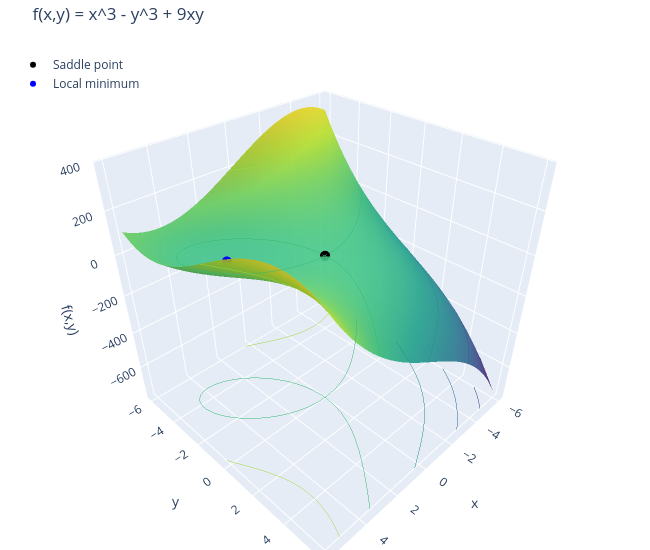
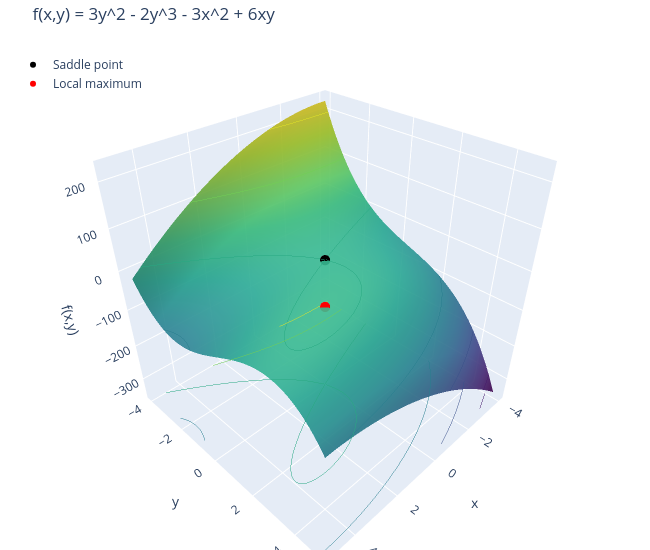
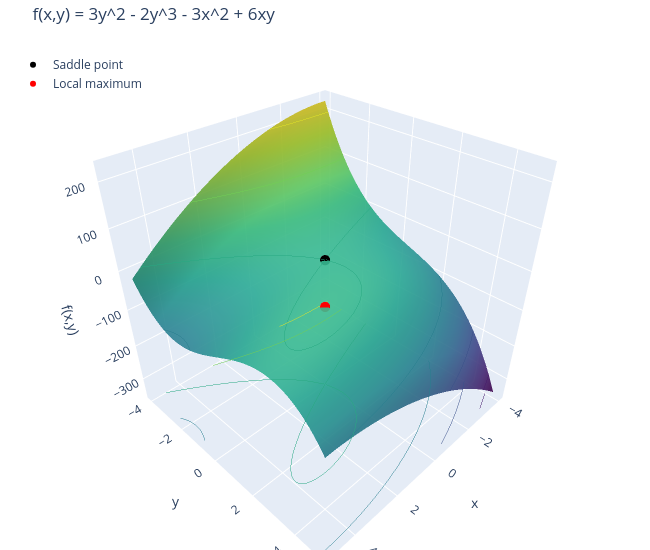

The cell these charts' notebook holds for them, in order:
### Markdown cell above
### Plot แบบหมุนได้ (interactive)

`matplotlib` แบบ static หมุนไม่ได้ในบางสภาพแวดล้อม (เช่น VS Code / Colab บาง cell) จึงเปลี่ยนมาใช้
`plotly` ซึ่งให้กราฟที่ **ลากเมาส์หมุนได้จริง** ในเอาต์พุตของ notebook โดยตรง (ไม่ต้องติดตั้งอะไรเพิ่มถ้ามี
`plotly` อยู่แล้ว — ถ้ายังไม่มีให้รัน `pip install plotly` ก่อน)

### Code cell
import plotly.graph_objects as go

def plot_surface_3d(f_expr, results, xr=(-5, 5), yr=(-5, 5), title=""):
    f_num = sp.lambdify((xs_, ys_), f_expr, 'numpy')
    X, Y = np.meshgrid(np.linspace(*xr, 60), np.linspace(*yr, 60))
    Z = f_num(X, Y)

    fig = go.Figure()

    # พื้นผิวหลัก
    fig.add_trace(go.Surface(
        x=X, y=Y, z=Z,
        colorscale="Viridis",
        opacity=0.9,
        showscale=False,
        contours={"z": {"show": True, "usecolormap": True, "project": {"z": True}}},
    ))

    # จุด critical points แต่ละประเภท ใช้สีต่างกัน
    colors = {"Local minimum": "blue", "Local maximum": "red", "Saddle point": "black"}
    seen_kinds = set()
    for r in results:
        px, py = float(r["point"][0]), float(r["point"][1])
        pz = float(f_num(px, py))
        kind = r["kind"]
        fig.add_trace(go.Scatter3d(
            x=[px], y=[py], z=[pz],
            mode="markers",
            marker={"size": 6, "color": colors.get(kind, "gray")},
            name=kind,
            showlegend=(kind not in seen_kinds),
        ))
        seen_kinds.add(kind)

    fig.update_layout(
        title=title,
        scene={"xaxis_title": "x", "yaxis_title": "y", "zaxis_title": "f(x,y)"},
        margin={"l": 0, "r": 0, "t": 40, "b": 0},
        legend={"x": 0.02, "y": 0.98},
        width=650, height=550,
    )
    fig.show()
    return fig

plot_surface_3d(f1, results1, xr=(-6, 6), yr=(-6, 6), title="f(x,y) = x^3 - y^3 + 9xy")
plot_surface_3d(f2, results2, xr=(-4, 5), yr=(-4, 5), title="f(x,y) = 3y^2 - 2y^3 - 3x^2 + 6xy")

### Figure 1 — Plotly figure (JSON) as saved in the notebook; plotly's stock layout.template omitted (floating-point values rounded to 4 significant figures; data arrays with more than 128 entries replaced by an {"elided": "..."} marker saying what was removed)
{"data": [{"colorscale": [[0, "#440154"], [0.1111, "#482878"], [0.2222, "#3e4989"], [0.3333, "#31688e"], [0.4444, "#26828e"], [0.5556, "#1f9e89"], [0.6667, "#35b779"], [0.7778, "#6ece58"], [0.8889, "#b5de2b"], [1, "#fde725"]], "contours": {"z": {"project": {"z": true}, "show": true, "usecolormap": true}}, "opacity": 0.9, "showscale": false, "type": "surface", "x": {"elided": "60x60 float values"}, "y": {"elided": "60x60 float values"}, "z": {"elided": "60x60 float values"}}, {"marker": {"color": "black", "size": 6}, "mode": "markers", "name": "Saddle point", "showlegend": true, "type": "scatter3d", "x": [0], "y": [0], "z": [0]}, {"marker": {"color": "blue", "size": 6}, "mode": "markers", "name": "Local minimum", "showlegend": true, "type": "scatter3d", "x": [3], "y": [-3], "z": [-27]}], "layout": {"height": 550, "legend": {"x": 0.02, "y": 0.98}, "margin": {"b": 0, "l": 0, "r": 0, "t": 40}, "scene": {"xaxis": {"title": {"text": "x"}}, "yaxis": {"title": {"text": "y"}}, "zaxis": {"title": {"text": "f(x,y)"}}}, "title": {"text": "f(x,y) = x^3 - y^3 + 9xy"}, "width": 650}}

### Figure 2 — Plotly figure (JSON) as saved in the notebook; plotly's stock layout.template omitted (floating-point values rounded to 4 significant figures; data arrays with more than 128 entries replaced by an {"elided": "..."} marker saying what was removed)
{"data": [{"colorscale": [[0, "#440154"], [0.1111, "#482878"], [0.2222, "#3e4989"], [0.3333, "#31688e"], [0.4444, "#26828e"], [0.5556, "#1f9e89"], [0.6667, "#35b779"], [0.7778, "#6ece58"], [0.8889, "#b5de2b"], [1, "#fde725"]], "contours": {"z": {"project": {"z": true}, "show": true, "usecolormap": true}}, "opacity": 0.9, "showscale": false, "type": "surface", "x": {"elided": "60x60 float values"}, "y": {"elided": "60x60 float values"}, "z": {"elided": "60x60 float values"}}, {"marker": {"color": "black", "size": 6}, "mode": "markers", "name": "Saddle point", "showlegend": true, "type": "scatter3d", "x": [0], "y": [0], "z": [0]}, {"marker": {"color": "red", "size": 6}, "mode": "markers", "name": "Local maximum", "showlegend": true, "type": "scatter3d", "x": [2], "y": [2], "z": [8]}], "layout": {"height": 550, "legend": {"x": 0.02, "y": 0.98}, "margin": {"b": 0, "l": 0, "r": 0, "t": 40}, "scene": {"xaxis": {"title": {"text": "x"}}, "yaxis": {"title": {"text": "y"}}, "zaxis": {"title": {"text": "f(x,y)"}}}, "title": {"text": "f(x,y) = 3y^2 - 2y^3 - 3x^2 + 6xy"}, "width": 650}}

### Figure 3 — Plotly figure (JSON) as saved in the notebook; plotly's stock layout.template omitted (floating-point values rounded to 4 significant figures; data arrays with more than 128 entries replaced by an {"elided": "..."} marker saying what was removed)
{"data": [{"colorscale": [[0, "#440154"], [0.1111, "#482878"], [0.2222, "#3e4989"], [0.3333, "#31688e"], [0.4444, "#26828e"], [0.5556, "#1f9e89"], [0.6667, "#35b779"], [0.7778, "#6ece58"], [0.8889, "#b5de2b"], [1, "#fde725"]], "contours": {"z": {"project": {"z": true}, "show": true, "usecolormap": true}}, "opacity": 0.9, "showscale": false, "type": "surface", "x": {"elided": "60x60 float values"}, "y": {"elided": "60x60 float values"}, "z": {"elided": "60x60 float values"}}, {"marker": {"color": "black", "size": 6}, "mode": "markers", "name": "Saddle point", "showlegend": true, "type": "scatter3d", "x": [0], "y": [0], "z": [0]}, {"marker": {"color": "red", "size": 6}, "mode": "markers", "name": "Local maximum", "showlegend": true, "type": "scatter3d", "x": [2], "y": [2], "z": [8]}], "layout": {"height": 550, "legend": {"x": 0.02, "y": 0.98}, "margin": {"b": 0, "l": 0, "r": 0, "t": 40}, "scene": {"xaxis": {"title": {"text": "x"}}, "yaxis": {"title": {"text": "y"}}, "zaxis": {"title": {"text": "f(x,y)"}}}, "title": {"text": "f(x,y) = 3y^2 - 2y^3 - 3x^2 + 6xy"}, "width": 650}}
